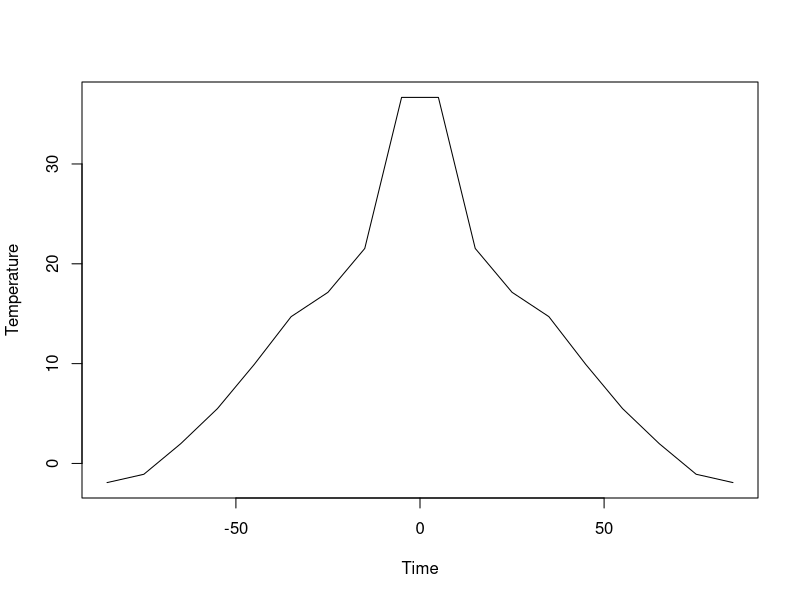
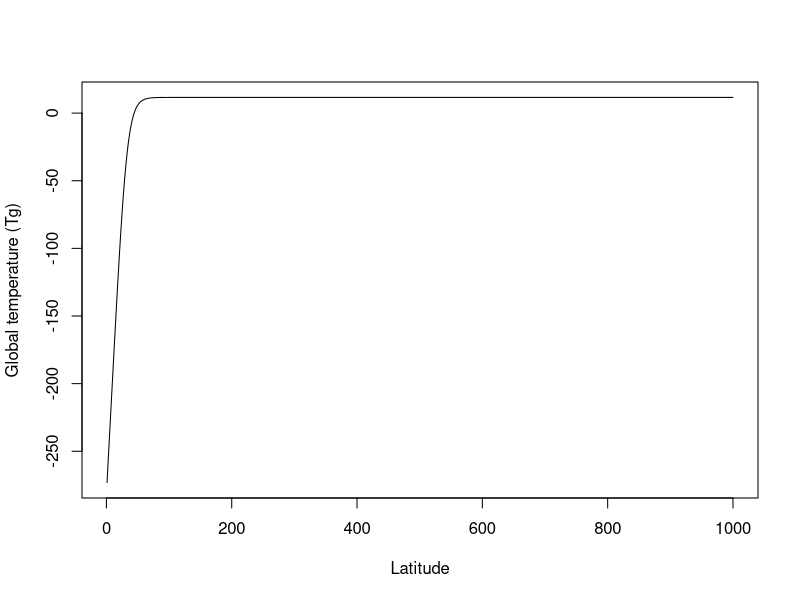

The R script that drew these images, in order:
library(readxl)

## constants values
S = 1372
alpha = 0.3
eps = 0.61
sigma = 5.67*10**(-8)
dt <- 1.0 * 10**21
cp <- 1.05*10**23
k <- 30


## importing data

data <- read_excel(path = "data.xlsx")
data

Slat <- vector(length = nrow(data))
Ein <- vector(length = nrow(data))
Eout <- vector(length = nrow(data))
Trans <- vector(length = nrow(data))
Tend <- vector(length = nrow(data))
TlatF <- vector(length = nrow(data))
Latitude <- -seq(-85, 85, 10)
TimeLimit <- 1000

Tg <- vector(length = TimeLimit)
Tlat <- data$T_init
  
  for (t in  1:TimeLimit) {
    
    Tg[t] <- mean(Tlat)
    
    for (i in 1:length(Tlat)) {
      
      
      #data$albedo[i] <- 0.3
      
      #data$Sfrac[i] <- 1
      Slat[i] <- S*data$Sfrac[i]
      
      Ein[i] <- Slat[i] * (1 - data$albedo[i])
      Eout[i] <- 4*eps*sigma*Tlat[i]**4
      
      Trans[i] <- k*(Tlat[i] - Tg[t])
      Tend[i] <- dt/cp * (Ein[i] - Eout[i] - Trans[i])
      
      TlatF[i] <- Tlat[i] + Tend[i]
      Tlat[i] <- TlatF[i]
      
    }
    
}
  


plot(x = Latitude, Tlat - 273.15, type = "l", xlab = "Time",ylab = "Temperature")
plot(x = 1:TimeLimit, y = Tg - 273.15, type = "l", xlab = "Latitude", ylab = "Global temperature (Tg)")
